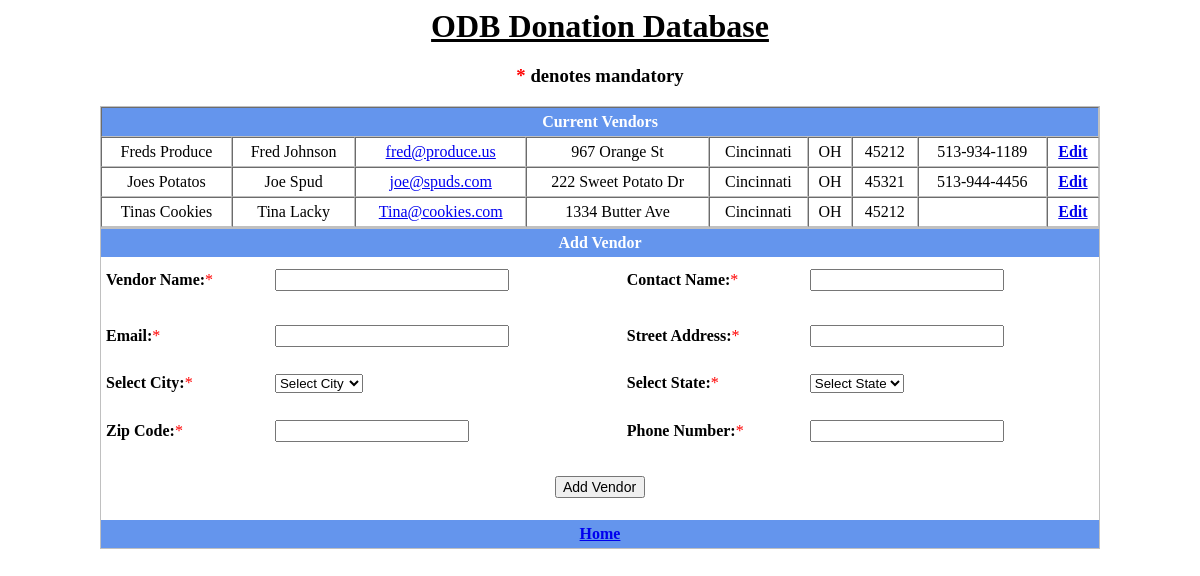
The page /vendors.php on the database as committed earlier.
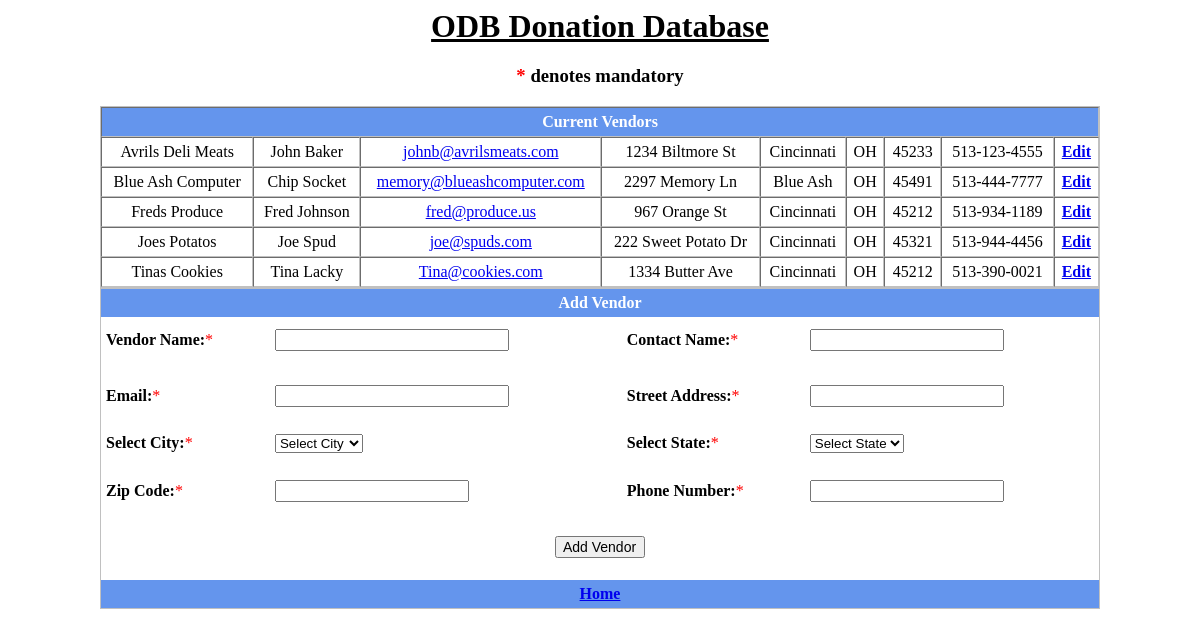
The same page on the database as committed later.
### tables this page shows
CREATE TABLE `Vendor` (
  `Id` int(11) NOT NULL,
  `Vendor` varchar(75) NOT NULL,
  `Contact` varchar(75) NOT NULL,
  `Email` varchar(75) NOT NULL,
  `Address` varchar(150) NOT NULL,
  `City` varchar(50) NOT NULL,
  `State` varchar(50) NOT NULL,
  `ZipCode` varchar(10) NOT NULL,
  `PhoneNumber` varchar(12) NOT NULL
);

### vendors.php (the view, shortened to what the changed rows need)
<html>
    <head>
    </head>
    <body>
 <?php
    require 'creds.php';
?>
       <div class="container">
          <center><h1><u>ODB Donation Database</u></h1></center>
            <form id="add_form" method="POST" action="<?php echo $_SERVER['PHP_SELF']; ?>">
                <table width="1000" style="border:1px solid silver" cellpadding="5" cellspacing="0" align="center" border="1">
                    <?php
                    try
                    {
                        $sql    = "SELECT * FROM Vendor ORDER BY Vendor";
                        $result = $conn->query($sql);
                        if ( $result->num_rows > 0 )
                        {
                            while($row = $result->fetch_assoc())
                            {
                                echo "            <tr>\n";
                                echo "              <td align=\"center\">".$row['Vendor']."</td>\n";
                                echo "              <td align=\"center\">".$row['Contact']."</td>\n";
                                echo "              <td align=\"center\"><a href='mailto:".$row['Email']."'>".$row['Email']."</td>\n";
                                echo "              <td align=\"center\">".$row['Address']."</td>\n";
                                echo "              <td align=\"center\">".$row['City']."</td>\n";
                                echo "              <td align=\"center\">".$row['State']."</td>\n";
                                echo "              <td align=\"center\">".$row['ZipCode']."</td>\n";
                                echo "              <td align=\"center\">".$row['PhoneNumber']."</td>\n";
                                echo "              <td align=\"center\"><a href=\"editvendor.php?id=".$row['Id']."\"><b>Edit</b></a></td>\n";
                                echo "            </tr>\n";
                            }
                        }
                        else
                        {
                            $message = "Query returned zero results";
                        }
                    }
                    catch(Exception $e)
                    {
                        if ( strpos($message, 'error in your SQL syntax') !== false )
                        {
                            $message = "Error: Verify there are no single quotes used in any field";
                        }
                    }
                    ?>
                </table>
                <table width="1000" style="border:1px solid silver" cellpadding="5" cellspacing="0" align="center" border="0">
                    <tr bgcolor="#6495ED">
                        <th colspan="4" align="center" border="1"><a href="index.php">Home</a></th>
                    </tr>
                </table>
            </form>
        </div>
    </body>
</html>

Rows that differ between the two databases and show on the page:
added vendor: Vendor "Avrils Deli Meats", Contact "John Baker", Email "johnb@avrilsmeats.com", Address "1234 Biltmore St", City "Cincinnati", State "OH", ZipCode "45233", PhoneNumber "513-123-4555"
added vendor: Vendor "Blue Ash Computer", Contact "Chip Socket", Email "memory@blueashcomputer.com", Address "2297 Memory Ln", City "Blue Ash", State "OH", ZipCode "45491", PhoneNumber "513-444-7777"
changed vendor "Tinas Cookies": PhoneNumber (not shown) → "513-390-0021"
